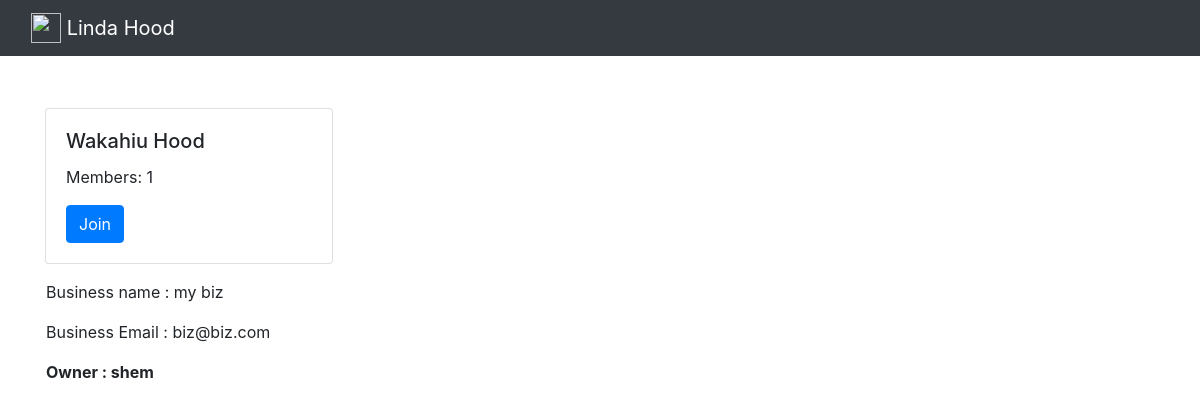
/hoods/businesses/in/wakahiu/, run on the app's committed database.
### hoods/models.py (models this page shows, shortened)
class Hood(models.Model):
    name = models.CharField(max_length=140, unique=True)
    slug = models.SlugField(allow_unicode=True,  unique=True)
    location = models.CharField(max_length=140, blank=True, default='')
    occupants = models.ManyToManyField(User, through='HoodMember')
    class Meta:
        ordering = ['name']

### posts/models.py (models this page shows, shortened)
class Business(models.Model):
    user = models.ForeignKey(User, related_name="businesses")
    created_at = models.DateTimeField(auto_now=True)
    business_name = models.CharField(max_length=140, blank=True, null=True)
    business_email = models.EmailField(max_length=70, blank=True)
    hood = models.ForeignKey(Hood, related_name='businesses', null=True, blank=True)
    class Meta:
        ordering = ['-created_at']
        unique_together = ['user', 'business_name']

### hoods/views.py (the view)
# urls.py: url(r'businesses/in/(?P<slug>[-\w]+)/$', views.SingleHood.as_view(), name='single'),
class SingleHood(generic.DetailView):
    model = Hood

### hoods/templates/hoods/hood_detail.html
{% extends "hoods/hood_base.html" %}
{% block prehood %}
  <div class="col-sm-6">
    <div class="card" style="width: 18rem; margin-top: 20%">
      <div class="card-body">
        <h5 class="card-title">{{hood.name|title }} Hood</h5>
        <p class="card-text">Members: {{hood.occupants.count}}</p>
        {% if user in hood.occupants.all %}
        <a href="{% url 'hoods:leave' slug=hood.slug %}" class="btn btn-danger">Leave</a>
        {% else %}
        <a href="{% url 'hoods:join' slug=hood.slug %}" class="btn btn-primary">Join</a>
        {% endif %}
      </div>
    </div>
  </div>
  <div class="col-sm-6">
  </div>
{% endblock %}
{% block hood_content %}
<div class="mt-3 ml-3">
  {% if hood.businesses.count == 0 %}
  <h4>No Businesses in this hood yet!</h4>
  {% if user in hood.occupants.all %}
  <a href="{% url 'posts:create' %}"><button class="btn btn-tertiary" style="">Create Business</button> </a>
  {% endif %}
  {% else %}
    {% for business in hood.businesses.all %}
     {% include "posts/_post.html" %}
    {% endfor %}
  {% endif%}
</div>
{% endblock %}

### posts/templates/posts/_post.html (shortened to what this page needs)
<div class="post">
  <p>Business name : {{business.business_name}}</p>
  <p>Business Email : {{business.business_email}}</p>
  <p><strong>Owner : {{business.user.username}}</strong></p>
</div>

### data on the page
Hood: name "Wakahiu", occupants.count "1"
Business: business_name "my biz", business_email "biz@biz.com", user.username "shem"
